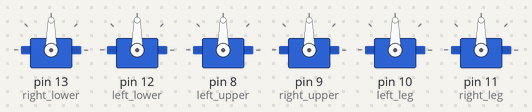
The sketch below on a simulated Arduino Uno, built with avr-gcc and run on an emulated ATmega328P. Shown: 6 × servo. What the sketch prints to the serial monitor is not drawn.

Above: at 0.05 s.
Timing chart, 0 to 4.6 s (numbered marks = the images above):
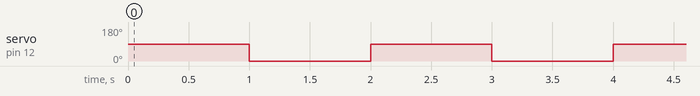

The sketch:

Debug.ino
```cpp
#include <Stepper.h>
#include <Servo.h>

const int stepsPerRevolution = 200;  // change this to fit the number of steps per revolution

Servo right_lower;
Servo left_lower;
Servo right_upper;
Servo left_upper;
Servo left_leg;
Servo right_leg;
Stepper myStepper(stepsPerRevolution, 22, 23, 24, 25);
int command = 0;

void setup() {
  Serial.begin(9600);
  Serial.println("Started!...");
  right_lower.attach(13);
  left_lower.attach(12);
  left_upper.attach(8);
  right_upper.attach(9);
  left_leg.attach(10);
  right_leg.attach(11);
  myStepper.setSpeed(90);
  /**
  pinMode(8, OUTPUT);
  pinMode(9, OUTPUT);
  pinMode(10, OUTPUT);
  pinMode(11, OUTPUT);
  digitalWrite(8, HIGH);
  digitalWrite(9, HIGH);
  digitalWrite(10, HIGH);
  digitalWrite(11, LOW);
  **/
}
  void loop() {
  // put your main code here, to run repeatedly:
  left_lower.write(90);
  delay(1000);
  left_lower.write(0);
  delay(1000);
}
```

Measured:
- by itself, servo on pin 12 (left_lower): alternates 90° for 1.0 s and 0° for 1.0 s
